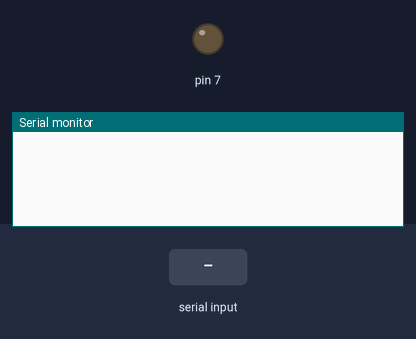
The sketch below on a simulated Arduino Uno, built with avr-gcc and run on an emulated ATmega328P. Shown: output pins drawn as LEDs (lit = HIGH), the last lines printed to the serial monitor. The inputs (shaded band) are chosen by the test bench.

Above: at 1.2 s.
1.3 s: "ON\n" received over Serial
At 2.9 s:
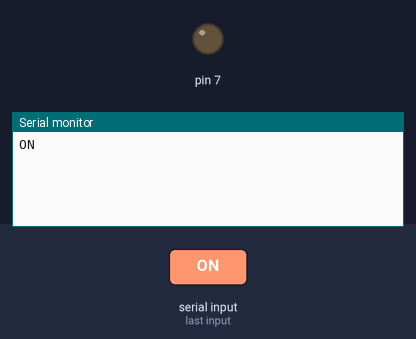
3.8 s: "OFF\n" received over Serial
At 6.0 s:
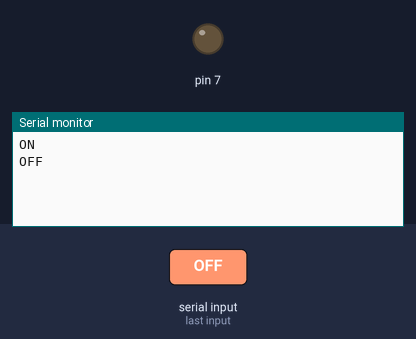
6.3 s: "1\n" received over Serial
At 7.9 s:
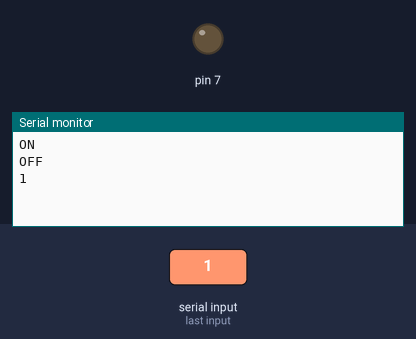

The sketch:

ArdLED.ino
```cpp
String myCMD;


void setup() {
  // put your setup code here, to run once:
Serial.begin(115200);
}

void loop() {
  // put your main code here, to run repeatedly:
while(Serial.available()==0){
pinMode(7,OUTPUT);

}
myCMD = Serial.readStringUntil('\r');
Serial.println(myCMD);
if (myCMD == "ON"){
  digitalWrite(7,HIGH);
}
if (myCMD == "OFF"){
  digitalWrite(7,LOW);
}
}
```

Measured:
- after the input at 1.3 s, the serial monitor: prints a new line after 1.0 s (image 1)
- after the input at 3.8 s, the serial monitor: prints a new line after 1.0 s (image 2)
- after the input at 6.3 s, the serial monitor: prints a new line after 1.0 s (image 3)
